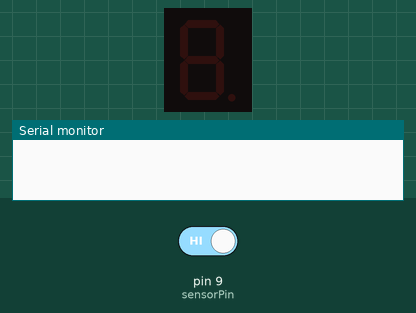
Simulated run of this sketch. Board: Arduino Uno, built with avr-gcc and run on an emulated ATmega328P. Shown: 1-digit seven-segment display, the last lines printed to the serial monitor. Wiring (inferred from the names in the program): 1-digit 7-segment display, segments lit when HIGH: segments pin 2, pin 3, pin 4, pin 5, pin 6, pin 7, pin 8. The inputs (shaded band) are chosen by the test bench; at power-on: pin 9 (sensorPin) HIGH. The segment pins are drawn as the display they are named for.

Above: at 1.2 s.
1.3 s: pin 9 (sensorPin) driven LOW
At 4.1 s:
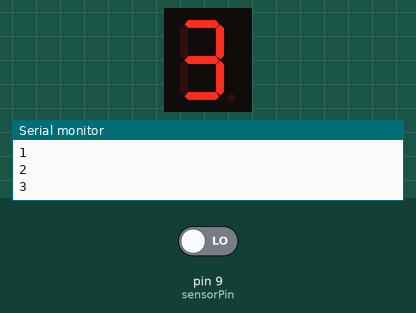
4.3 s: pin 9 (sensorPin) driven HIGH
5.8 s: pin 9 (sensorPin) driven LOW
At 6.2 s:
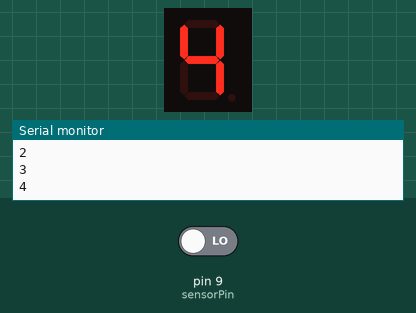
Timing chart, 0 to 8.8 s (numbered marks = the images above; inputs shaded):
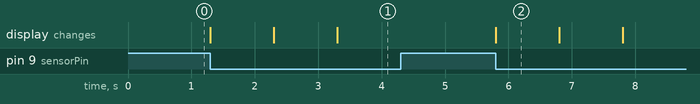

Measured:
- after the input at 1.3 s, the display: first changes at once (image 1 shows a later state)
- after the input at 4.3 s, every drawn part: stays the same
- after the input at 5.8 s, the display: changes at once (image 2)
- what the display in image 2 shows lasts 1.0 s, from 5.8 s to 6.8 s

The sketch:

Display_Counter.ino
```cpp
const int sensorPin = 9;
const int displayPins[] = {2, 3, 4, 5, 6, 7, 8}; // Array para los pines del display
const int numDigits = 10;
int count = 0;

// Definición de los números para el display de 7 segmentos
const byte digits[numDigits][7] = {
  {1, 1, 1, 1, 1, 1, 0}, // 0
  {0, 1, 1, 0, 0, 0, 0}, // 1
  {1, 1, 0, 1, 1, 0, 1}, // 2
  {1, 1, 1, 1, 0, 0, 1}, // 3
  {0, 1, 1, 0, 0, 1, 1}, // 4
  {1, 0, 1, 1, 0, 1, 1}, // 5
  {1, 0, 1, 1, 1, 1, 1}, // 6
  {1, 1, 1, 0, 0, 0, 0}, // 7
  {1, 1, 1, 1, 1, 1, 1}, // 8
  {1, 1, 1, 1, 0, 1, 1}  // 9
};

void setup() {
  Serial.begin(9600);
  pinMode(sensorPin, INPUT);
  for (int i = 0; i < 7; i++) {
    pinMode(displayPins[i], OUTPUT);
  }
}

void displayDigit(int digit) {
  for (int i = 0; i < 7; i++) {
    digitalWrite(displayPins[i], digits[digit][i]);
  }
}

void loop() {
  int value = digitalRead(sensorPin);
  if (value == LOW) {
    count++;
    if (count >= numDigits) {
      count = 0;
    }
    Serial.println(count);
    displayDigit(count);
    delay(1000); // Delay para evitar el parpadeo en el display
  }
}
```
